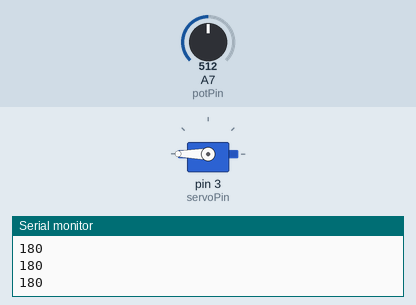
Simulated run of this sketch. Board: Arduino Nano, built with avr-gcc and run on an emulated ATmega328P. On the bench: servo, the last lines printed to the serial monitor. The test bench sets the inputs (shaded band); at power-on: A7 (potPin) = 512.

Above: at 1.2 s.
1.3 s: A7 (potPin) set to 306
At 2.5 s:
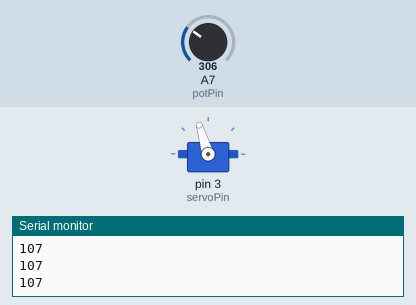
2.8 s: A7 (potPin) set to 122
At 3.8 s:
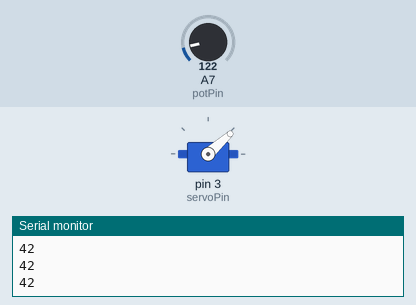
4.3 s: A7 (potPin) set to 0
At 4.8 s:
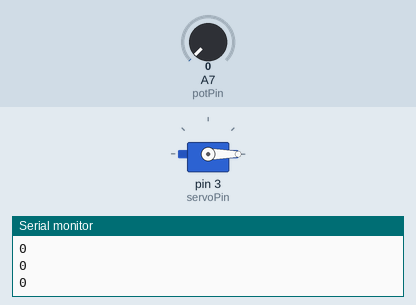
5.8 s: A7 (potPin) set to 511
At 6.1 s:
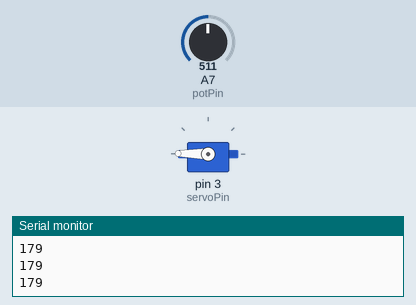
7.3 s: A7 (potPin) set to 716
At 8.5 s:
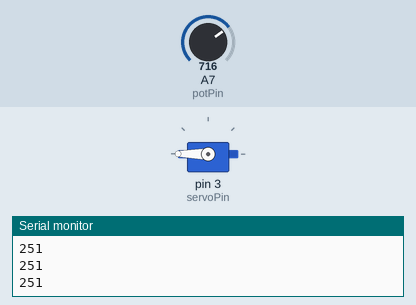
Timing chart, 0 to 9.8 s (numbered marks = the images above; inputs shaded):
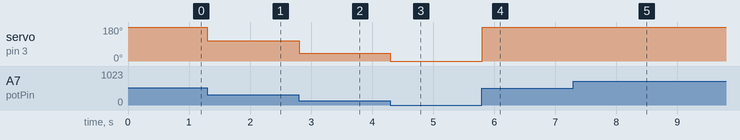

Measured:
- after the input at 1.3 s, servo on pin 3 (servoPin): 180° → 107° at once
- after the input at 2.8 s, servo on pin 3 (servoPin): 107° → 42° at once
- after the input at 4.3 s, servo on pin 3 (servoPin): 42° → 0° at once
- after the input at 5.8 s, servo on pin 3 (servoPin): 0° → 179° at once
- after the input at 7.3 s, servo on pin 3 (servoPin): 179° → 180° at once

The sketch:

servoCalibration.ino
```cpp
#include <Servo.h>

Servo myservo;

int potPin = A7;
int servoPin = 3;
int value;
int pos;

void setup() {
  // put your setup code here, to run once:
  pinMode(potPin, INPUT);
  Serial.begin(9600);
  myservo.attach(servoPin);
}

void loop() {
  // put your main code here, to run repeatedly:
  value = analogRead(potPin);
  pos = map(value, 0, 1023, 0, 360);
  myservo.write(pos);
  Serial.println(pos);
}
```
